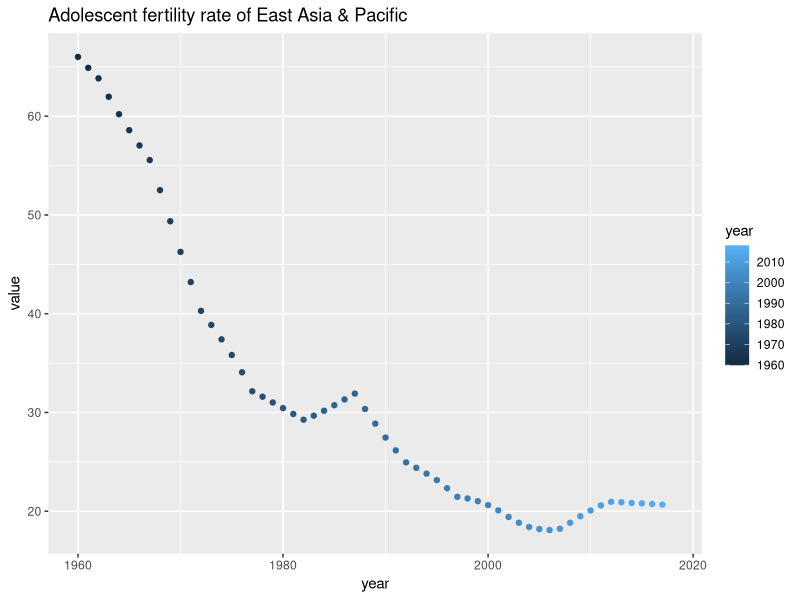
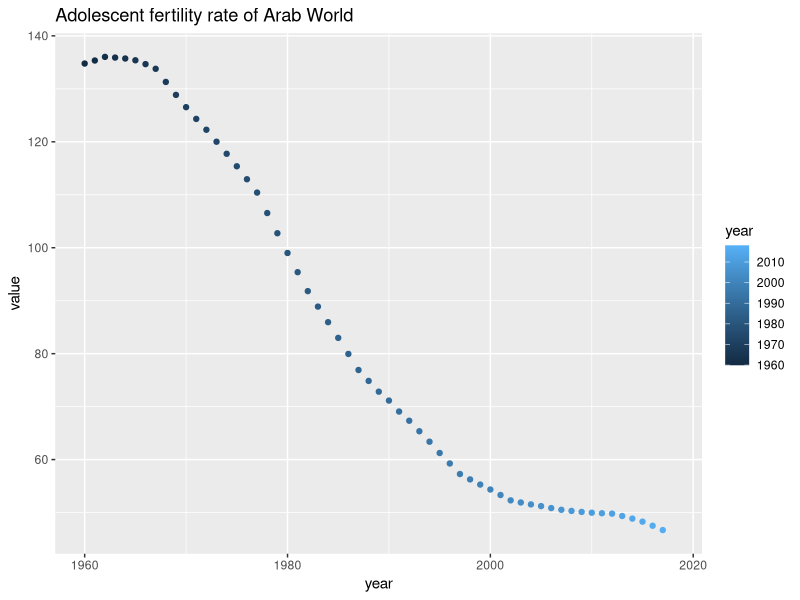
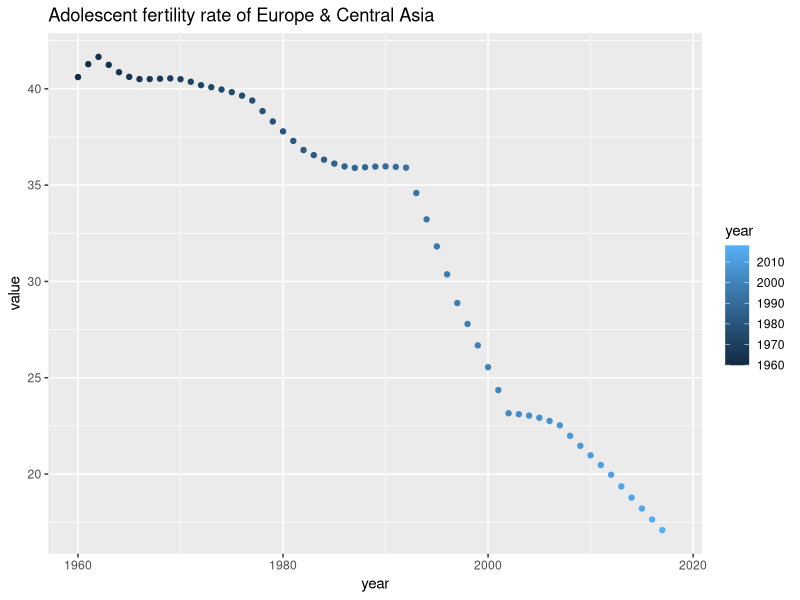
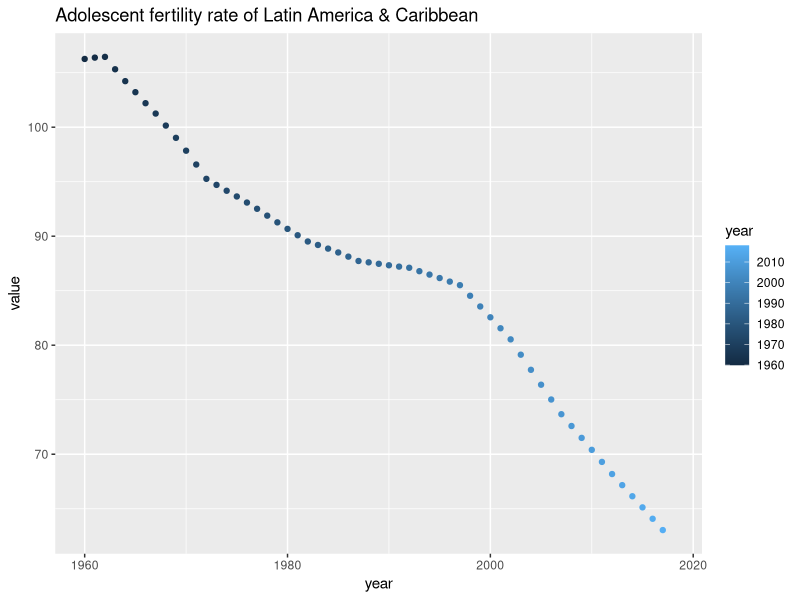
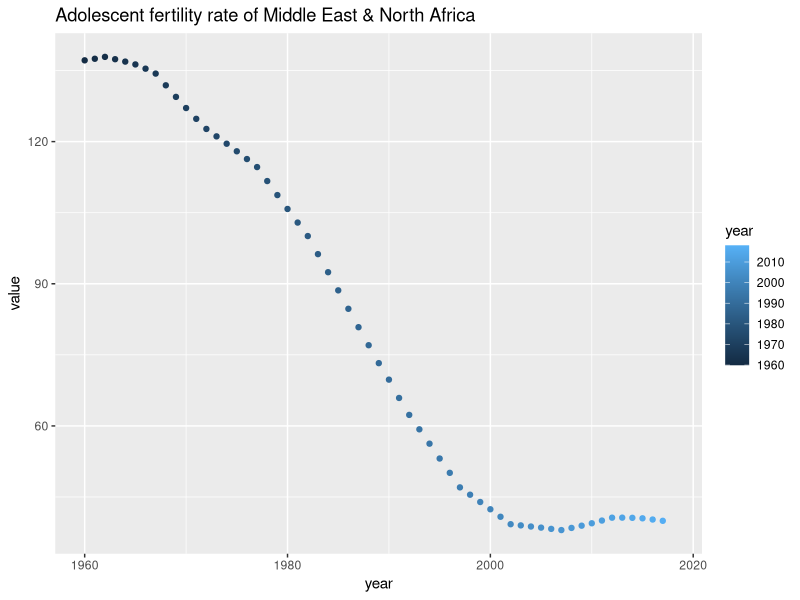
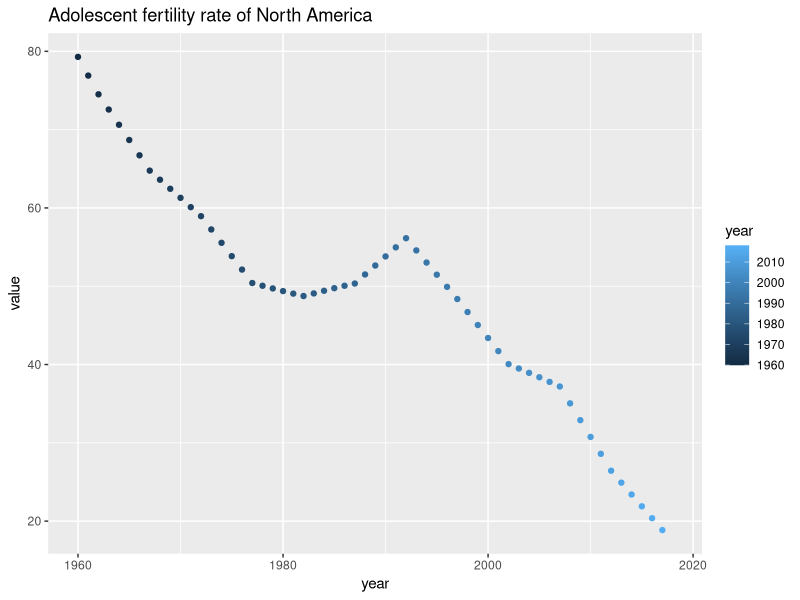
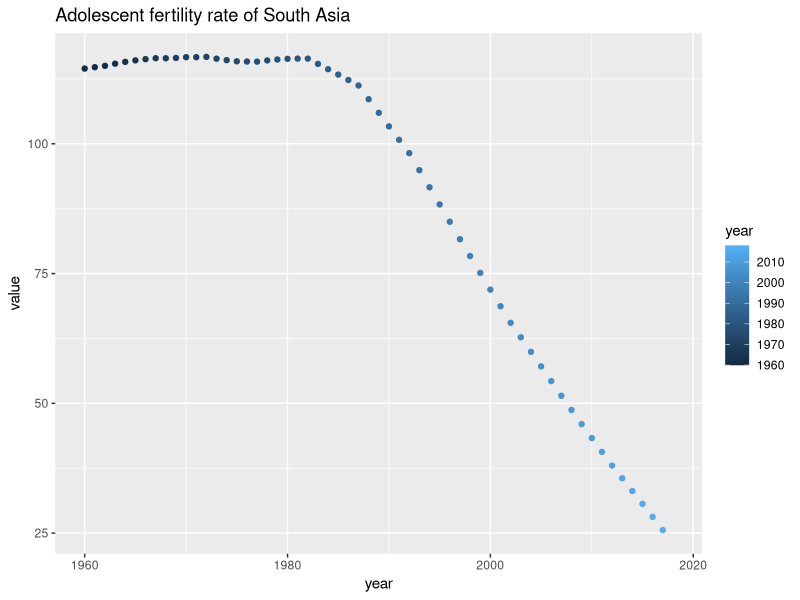
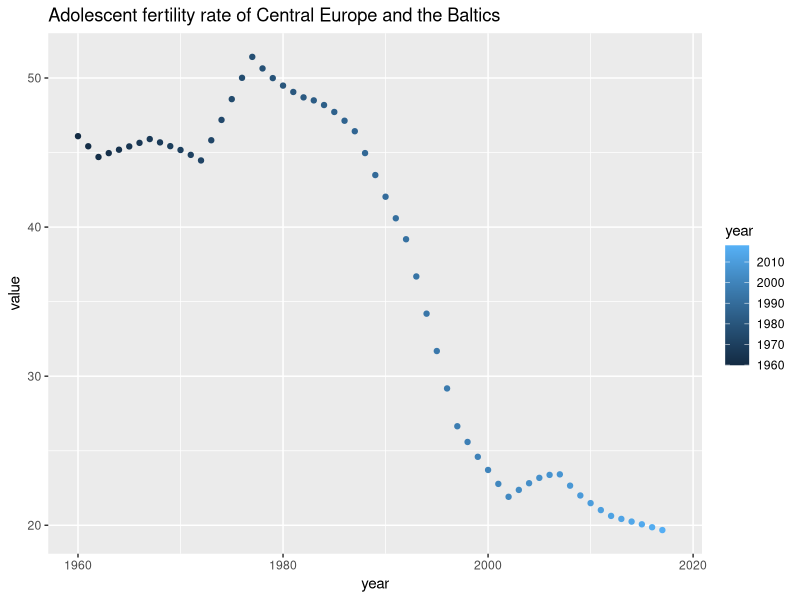

The R script that drew these images, in order:
## ---- chunk 1
library(tidyverse)
## ---- chunk 2
data <- read.csv("data2.csv") 
year <- colnames(data)[5:63]
data_new <- 
  data %>%
  gather(year,key = "year",value = "value")%>%
  select(Series.Name,Country.Name,year,value)
data_new$year <- as.numeric(str_sub(data_new$year,2,5))
data_new$value <- as.numeric(data_new$value) 

data_adolscent_fert_rate <-
  data_new%>%
  filter(Series.Name=="Adolescent fertility rate (births per 1,000 women ages 15-19)")
## ---- chunk 3
East_Asia_Pacific <- 
  data_adolscent_fert_rate%>%
  filter(Country.Name=="East Asia & Pacific")
ggplot(East_Asia_Pacific)+aes(year,value)+geom_point(aes(color=year))+ggtitle("Adolescent fertility rate of East Asia & Pacific")
## ---- chunk 4
Arab_World <- 
  data_adolscent_fert_rate%>%
  filter(Country.Name=="Arab World")
ggplot(Arab_World)+aes(year,value)+geom_point(aes(color=year))+ggtitle("Adolescent fertility rate of Arab World")
## ---- chunk 5
Europe_Central_Asia <- 
  data_adolscent_fert_rate%>%
  filter(Country.Name=="Europe & Central Asia")
ggplot(Europe_Central_Asia)+aes(year,value)+geom_point(aes(color=year))+ggtitle("Adolescent fertility rate of Europe & Central Asia")
## ---- chunk 6
Latin_America_Caribbean <- 
  data_adolscent_fert_rate%>%
  filter(Country.Name=="Latin America & Caribbean")
ggplot(Latin_America_Caribbean)+aes(year,value)+geom_point(aes(color=year))+ggtitle("Adolescent fertility rate of Latin America & Caribbean")
## ---- chunk 7
Middle_East_North_Africa <-
 data_adolscent_fert_rate%>%
  filter(Country.Name=="Middle East & North Africa")
ggplot(Middle_East_North_Africa)+aes(year,value)+geom_point(aes(color=year))+ggtitle("Adolescent fertility rate of Middle East & North Africa")
## ---- chunk 8
North_America <-
   data_adolscent_fert_rate%>%
  filter(Country.Name=="North America")
ggplot(North_America)+aes(year,value)+geom_point(aes(color=year))+ggtitle("Adolescent fertility rate of North America")
## ---- chunk 9
South_Asia <-
   data_adolscent_fert_rate%>%
  filter(Country.Name=="South Asia")
ggplot(South_Asia)+aes(year,value)+geom_point(aes(color=year))+ggtitle("Adolescent fertility rate of South Asia")
## ---- chunk 10
Central_Europe_the_Baltics <-
  data_adolscent_fert_rate%>%
  filter(Country.Name=="Central Europe and the Baltics")
ggplot(Central_Europe_the_Baltics)+aes(year,value)+geom_point(aes(color=year))+ggtitle("Adolescent fertility rate of Central Europe and the Baltics")
## ---- chunk 11
World <-
  data_adolscent_fert_rate%>%
  filter(Country.Name=="World")
ggplot(World)+aes(year,value)+geom_point(aes(color=year))+ggtitle("Adolescent fertility rate of the World")
